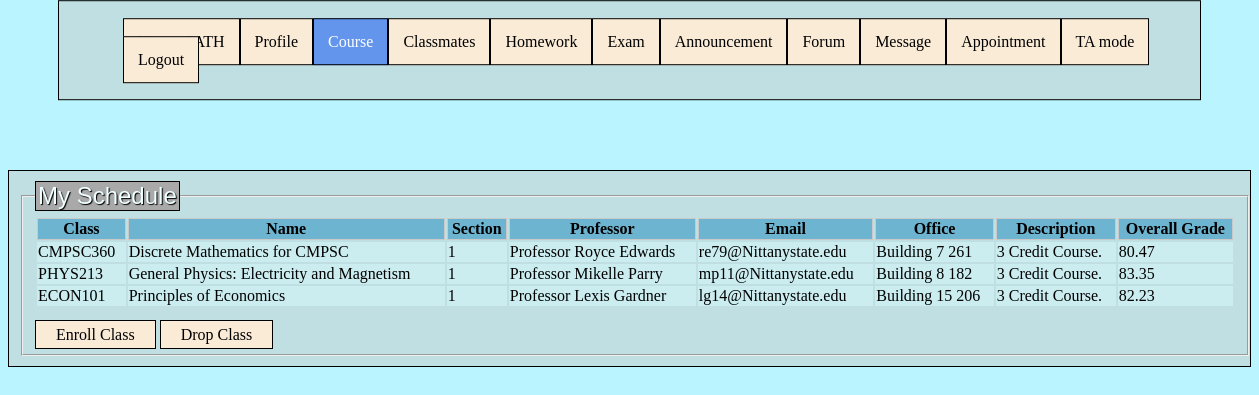
Screenshot of /courseTA (signed in) with the database file from the repository.
### tables this page shows
CREATE TABLE Professors(pemail VARCHAR(8) NOT NULL PRIMARY KEY, password VARCHAR(16) NOT NULL, firstname VARCHAR(16) NOT NULL, lastname VARCHAR(16) NOT NULL, age INTEGER, gender VARCHAR(4), office_building VARCHAR(3), office_num VARCHAR(16), did VARCHAR(5), title VARCHAR(16));

CREATE TABLE Courses(cid VARCHAR(12) PRIMARY KEY, cname VARCHAR(49), cdesc VARCHAR(99), semid INTEGER, FOREIGN KEY (semid) REFERENCES Semesters ON DELETE CASCADE);

### app.py (the view)
@app.route('/courseTA', methods=['POST', 'GET'])
def courseTA():
    global enrollnotice
    enrollnotice = ' '
    global takingnotice
    takingnotice = ' '
    error = None
    connection = sql.connect('database.db')
    cursor1 = connection.execute(
        'SELECT C.cid, C.cname, Sec.sec_no, P.firstname, P.lastname, P.pemail, P.office_num, P.office_building, C.cdesc '
        'FROM TA S, Enrolls E, Sections Sec, Courses C, Professor_teach PT, Professors P '
        'WHERE ? = S.semail AND ? = S.password AND S.semail = E.semail AND E.sec_no = Sec.sec_no '
        'AND Sec.cid = C.cid AND C.cid = E.cid AND Sec.Teaching_team_id = PT.Teaching_team_id AND PT.pemail = P.pemail;',
        (myid, mypw))
    myschedule = cursor1.fetchall()
    setschedule = []  # append
    for set in myschedule:
        profname = 'Professor ' + set[3] + ' ' + set[4]
        profemail = set[5] + '@Nittanystate.edu'
        cursor1 = connection.execute('SELECT Hg.grade '
                                     'FROM TA S, Enrolls E, Homeworks H, Homeworks_grade Hg '
                                     'WHERE ? = S.semail AND ? = S.password AND S.semail = E.semail AND E.cid = H.cid AND E.sec_no = H.sec_no '
                                     'AND Hg.cid = H.cid AND Hg.sec_no = H.sec_no '
                                     'AND Hg.cid = ?;',
                                     (myid, mypw, set[0]))
        myhwgrade = cursor1.fetchall()
        hwgrade = []
        for set2 in myhwgrade:
            hwgrade.append(set2[0])
        cursor = connection.execute('SELECT Hg.grade '
                                    'FROM TA S, Enrolls E, Exams H, Exams_grade Hg '
                                    'WHERE ? = S.semail AND ? = S.password AND S.semail = E.semail AND E.cid = H.cid AND E.sec_no = H.sec_no '
                                    'AND Hg.cid = H.cid AND Hg.sec_no = H.sec_no '
                                    'AND Hg.cid = ?;',
                                    (myid, mypw, set[0]))
        myexamgrade = cursor.fetchall()
        examgrade = []
        for set2 in myexamgrade:
            examgrade.append(set2[0])
        tempnum = 1
        if len(examgrade) == 0 and len(hwgrade) == 0:
            setschedule.append([set[0], set[1], set[2], profname, profemail, set[6] + ' ' + set[7], set[8], ' '])
        elif len(examgrade) == 0:
            finalgrade = (sum(hwgrade) / len(hwgrade))
            final2deci = "{:.2f}".format(finalgrade)
            setschedule.append([set[0], set[1], set[2], profname, profemail, set[6] + ' ' + set[7], set[8], final2deci])
        elif len(hwgrade) == 0:
            finalgrade = (sum(examgrade) / len(examgrade))
            final2deci = "{:.2f}".format(finalgrade)
            setschedule.append([set[0], set[1], set[2], profname, profemail, set[6] + ' ' + set[7], set[8], final2deci])
        else:
            if ' ' in examgrade or ' ' in hwgrade:
                setschedule.append([set[0], set[1], set[2], profname, profemail, set[6] + ' ' + set[7], set[8], ' '])
            else:
                finalgrade = (sum(examgrade) / len(examgrade)) * 0.7 + (sum(hwgrade) / len(hwgrade)) * 0.3
                final2deci = "{:.2f}".format(finalgrade)
                setschedule.append([set[0], set[1], set[2], profname, profemail, set[6] + ' ' + set[7], set[8], final2deci])
    if setschedule:
        return render_template('courseTA.html', error=error, myschedule=setschedule)
    else:
        error = 'invalid input name'
    return render_template('courseTA.html', error=error)

### templates/courseTA.html (shortened to what this page needs)
<!DOCTYPE html>
<html lang="en">
<head>
</head>
<body>
    <div class="nav">
        <fieldset style="border:0 none">
             <ul>
                <li><a href="/TA" >NittanyPATH</a></li>
                <li><a href="/profileTA">Profile</a></li>
                <li><a href="/courseTA" style="background-color: cornflowerblue; color:white; border: 1px solid black;">Course</a></li>
                <li><a href="/classmatesTA">Classmates</a></li>
                <li><a href="/homeworkTA">Homework</a></li>
                <li><a href="/examTA">Exam</a></li>
                <li><a href="/announcementsTA">Announcement</a></li>
                <li><a href="/forumTA">Forum</a></li>
                <li><a href="/inboxTA">Message</a></li>
                <li><a href="/appointmentTA">Appointment</a></li>
                <li><a class="only" href="/TATA">TA mode</a></li>
                <li><a href="/login">Logout</a></li>
             </ul>
        </fieldset>
    </div>
    <div class="schedule">
        <fieldset>
            <legend>My Schedule</legend>
                <table>
                <tr>
                    <th scope="class"> Class</th>
                    <th scope="time"> Name</th>
                    <th scope="cname"> Section</th>
                    <th scope="snum"> Professor </th>
                    <th scope="pname"> Email </th>
                    <th scope="day"> Office</th>
                    <th scope="desc"> Description</th>
                    <th scope="overall"> Overall Grade</th>
                </tr>
                <tbody>
                {% for class, name, sec, prof, email, office, desc, final in myschedule %}
                    <tr>
                        <td> {{ class }} </td>
                        <td> {{ name }} </td>
                        <td> {{ sec }} </td>
                        <td> {{ prof }} </td>
                        <td> {{ email }} </td>
                        <td> {{ office }} </td>
                        <td> {{ desc }} </td>
                        <td> {{ final }} </td>
                    </tr>
                {% endfor %}
                </tbody>
                </table>
        <br>
                <a class="bar" href="/enrollTA" role="button">Enroll Class</a>
                <a class="bar" href="/dropTA" role="button">Drop Class</a>
        </fieldset>
    </div>
</body>
</html>

### rows the page displays
Professors: cid "CMPSC360", cname "Discrete Mathematics for CMPSC", sec "1", prof "Professor Royce Edwards", email "re79@Nittanystate.edu", office "Building 7 261", cdesc "3 Credit Course.", final "80.47"
Professors: cid "PHYS213", cname "General Physics: Electricity and Magnetism", sec "1", prof "Professor Mikelle Parry", email "mp11@Nittanystate.edu", office "Building 8 182", cdesc "3 Credit Course.", final "83.35"
Professors: cid "ECON101", cname "Principles of Economics", sec "1", prof "Professor Lexis Gardner", email "lg14@Nittanystate.edu", office "Building 15 206", cdesc "3 Credit Course.", final "82.23"
